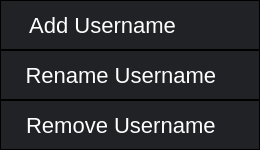
    <widget class="QFrame" name="temacc">
     <property name="geometry">
      <rect>
       <x>0</x>
       <y>90</y>
       <width>260</width>
       <height>150</height>
      </rect>
     </property>
     <property name="styleSheet">
      <string notr="true">outline:none;</string>
     </property>
     <property name="frameShape">
      <enum>QFrame::StyledPanel</enum>
     </property>
     <property name="frameShadow">
      <enum>QFrame::Raised</enum>
     </property>
     <widget class="QPushButton" name="removetacc">
      <property name="geometry">
       <rect>
        <x>0</x>
        <y>100</y>
        <width>260</width>
        <height>50</height>
       </rect>
      </property>
      <property name="cursor">
       <cursorShape>PointingHandCursor</cursorShape>
      </property>
      <property name="layoutDirection">
       <enum>Qt::LeftToRight</enum>
      </property>
      <property name="autoFillBackground">
       <bool>false</bool>
      </property>
      <property name="styleSheet">
       <string notr="true">QPushButton {
font:22px;
color:white;
border-radius:0px;
background-color:rgb(32, 34, 37);
border:1px solid black;
}
QPushButton:hover {
background-color:rgb(237, 66, 69);
border-width: 4px;
}</string>
      </property>
      <property name="text">
       <string>Remove Username   </string>
      </property>
      <property name="icon">
       <iconset resource="../qrf.qrc">
        <normaloff>:/rf/Pictures/Saved Pictures/remove-square-button.png</normaloff>:/rf/Pictures/Saved Pictures/remove-square-button.png</iconset>
      </property>
      <property name="iconSize">
       <size>
        <width>35</width>
        <height>35</height>
       </size>
      </property>
     </widget>
     <widget class="QPushButton" name="renametacc">
      <property name="geometry">
       <rect>
        <x>0</x>
        <y>50</y>
        <width>260</width>
        <height>50</height>
       </rect>
      </property>
      <property name="cursor">
       <cursorShape>PointingHandCursor</cursorShape>
      </property>
      <property name="layoutDirection">
       <enum>Qt::LeftToRight</enum>
      </property>
      <property name="autoFillBackground">
       <bool>false</bool>
      </property>
      <property name="styleSheet">
       <string notr="true">QPushButton {
font:22px;
color:white;
border-radius:0px;
background-color:rgb(32, 34, 37);
border:1px solid black;
}
QPushButton:hover {
background-color:green;
border-width: 4px;
}</string>
      </property>
      <property name="text">
       <string>Rename Username   </string>
      </property>
      <property name="icon">
       <iconset resource="../qrf.qrc">
        <normaloff>:/rf/Pictures/Saved Pictures/img_120423 (1).png</normaloff>:/rf/Pictures/Saved Pictures/img_120423 (1).png</iconset>
      </property>
      <property name="iconSize">
       <size>
        <width>35</width>
        <height>35</height>
       </size>
      </property>
     </widget>
     <widget class="QPushButton" name="addtacc">
      <property name="geometry">
       <rect>
        <x>0</x>
        <y>0</y>
        <width>260</width>
        <height>50</height>
       </rect>
      </property>
      <property name="sizePolicy">
       <sizepolicy hsizetype="Fixed" vsizetype="Fixed">
        <horstretch>0</horstretch>
        <verstretch>0</verstretch>
       </sizepolicy>
      </property>
      <property name="cursor">
       <cursorShape>PointingHandCursor</cursorShape>
      </property>
      <property name="layoutDirection">
       <enum>Qt::LeftToRight</enum>
      </property>
      <property name="autoFillBackground">
       <bool>false</bool>
      </property>
      <property name="styleSheet">
       <string notr="true">QPushButton {
font:22px;
color:white;
border-radius:0px;
background-color:rgb(32, 34, 37);
border: 1px solid black;
}
QPushButton:hover {
background-color:green;
border-width: 4px;
}</string>
      </property>
      <property name="text">
       <string>Add Username         </string>
      </property>
      <property name="icon">
       <iconset resource="../qrf.qrc">
        <normaloff>:/rf/Pictures/Saved Pictures/add-square-button2.png</normaloff>:/rf/Pictures/Saved Pictures/add-square-button2.png</iconset>
      </property>
      <property name="iconSize">
       <size>
        <width>35</width>
        <height>35</height>
       </size>
      </property>
     </widget>
    </widget>
